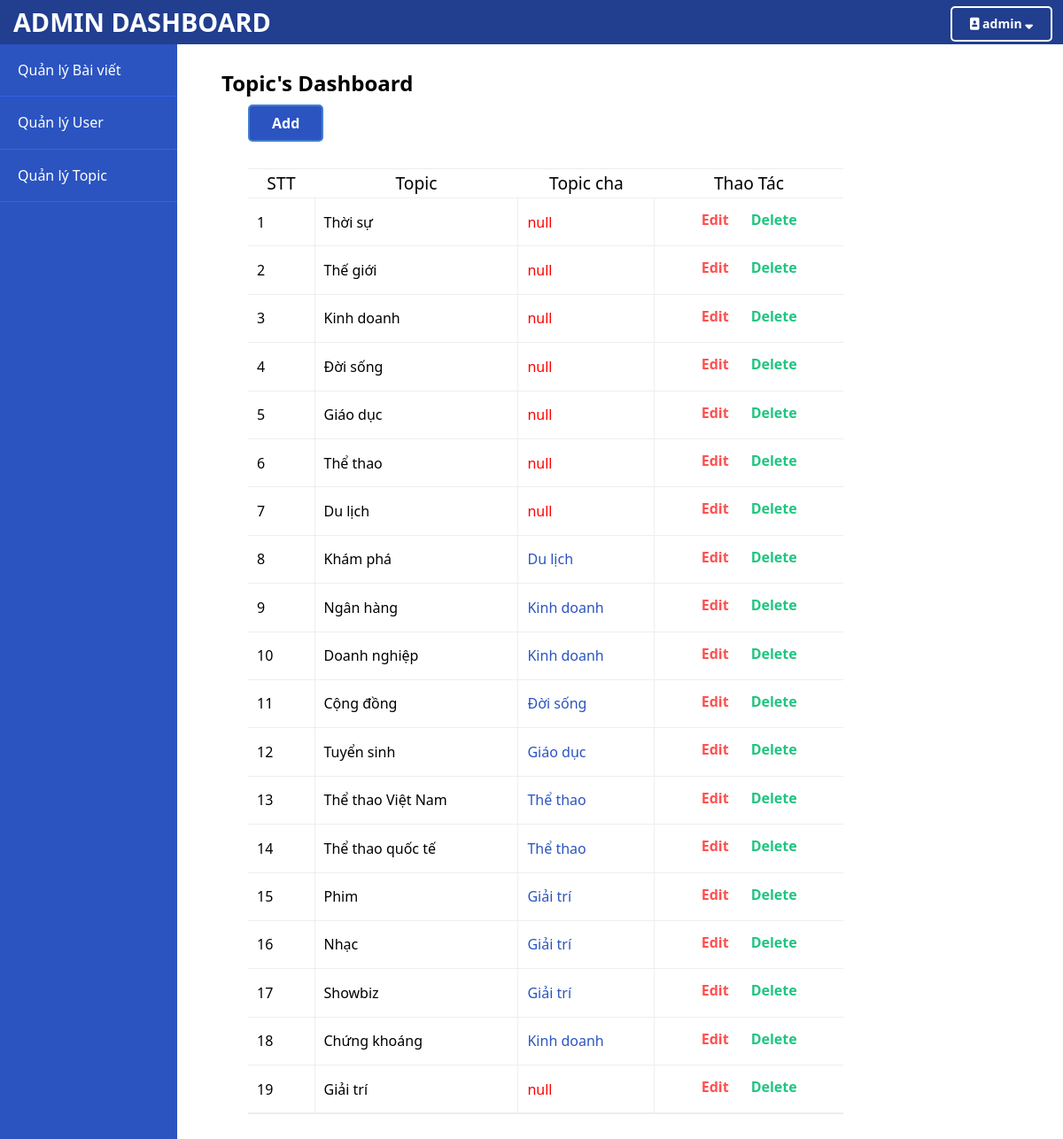
/admin/topic/index.php (signed in), run on the app's committed database.
### tables this page shows
CREATE TABLE `topics` (
  `id` int(11) NOT NULL,
  `parent_topic_id` int(11) DEFAULT NULL,
  `name` varchar(255) NOT NULL
);

### models/CategoryModel.php (called while the page is built, shortened)
<?php
require_once(ROOT_PATH . "/include/config.php");
class Category
{
    function getAllTopics()
    {
        global $conn;
        $sql = "SELECT * FROM topics";
        $result = mysqli_query($conn, $sql);
        $topics = mysqli_fetch_all($result, MYSQLI_ASSOC);
        $final = array();
        foreach ($topics as $topic) {
            array_push($final, $topic);
        }
        return $final;
    }
    public function getTopicNameByID($id)
    {
        if ($id !== null) {
            global $conn;
            $sql = "SELECT `name` FROM topics WHERE `id`=$id";
            $result = mysqli_query($conn, $sql);
            $final = mysqli_fetch_array($result);
            return $final['name'];
        }
    }
}

### admin/topic/index.php (the view, shortened to what this page needs)
<?php
require_once(ROOT_PATH . '/models/CategoryModel.php');
$topic_model = new Category();
if (isset($_SESSION['user_id']) && $_SESSION['user_role_id'] === 1) {
    ?>
<?php
include(ROOT_PATH . '/admin/include/head.php'); ?>
</head>
<body>
    <div class="admin-header">
        <div class="logo">
            <a href="<?php echo BASE_URL . "dashboard/"; ?>">ADMIN DASHBOARD</a>
        </div>
        <?php include(ROOT_PATH . '/admin/include/menu.php'); ?>
    </div>
    <div class="admin-wrap">
        <?php include(ROOT_PATH . '/admin/include/sidebar.php'); ?>
        <div class="admin-content">
            <h2 class="page-title">Topic's Dashboard</h2>
            <div class="btn"><a href="<?php echo BASE_URL . 'add-category/'?>" class="add-btn">Add</a></div>
            <div class="content">
                <div class="topic-table">
                    <table>
                        <thead>
                            <tr>
                                <th>STT</th>
                                <th>Topic</th>
                                <th>Topic cha</th>
                                <th>Thao Tác</th>
                            </tr>
                        </thead>
                        <tbody>
                            <?php
                        $topics = $topic_model->getAllTopics();
    $STT = 1;
    foreach ($topics as $topic) {?>
                            <tr>
                                <td><?php echo $STT; ?></td>
                                <td>
                                    <span style="font-weight: 500;"><?php echo $topic['name']; ?></span>
                                </td>
                                <td class="parent_topic_id">
                                    <?php echo($topic_model->getTopicNameByID($topic['parent_topic_id']) === null ? '<span style="color: red;">null</span>' : '<span style="color: #2B54C1;">'. $topic_model->getTopicNameByID($topic['parent_topic_id']).'</span>'); ?>
                                </td>
                                <td class="thaotac">
                                    <div class="btn-group">
                                        <a href="<?php echo BASE_URL . 'edit-category/' . $topic['id']; ?>" class="edit-btn">Edit</a>
                                        <a href="<?php echo BASE_URL . 'delete-category/'. $topic['id']; ?>"
                                            class="delete-btn" onclick="return confirm('Bạn có chắc chắn muốn xóa danh mục này này?')">Delete</a>
                                    </div>
                                </td>
                            </tr>
                            <?php
                        $STT++;
                        }; ?>
                        </tbody>
                    </table>
                </div>
            </div>
        </div>
    </div>
</body>
</html>
<?php
} else {
    header('location: ' . BASE_URL);
}?>

### assets/css/admin-style.css (style rules this page uses)
* { box-sizing: border-box; padding: 0px; margin: 0px; font-family: 'Segoe UI', Tahoma, Geneva, Verdana, sans-serif; }
.admin-header { height: var(--admin-header-height); width: 100%; background-color: #213e8f; color: white; position: fixed; top: 0; left: 0; display: flex; justify-content: space-between; }
.admin-header .logo { margin-top: 8px; }
.admin-header .logo a { text-decoration: none; color: white; padding: 5px 15px; font-size: 1.8rem; font-weight: 600; }
.admin-content { padding: 30px 50px; margin-left: var(--admin-sidebar-width); margin-top: var(--admin-header-height); overflow-y: auto; }
div.topic-table, div.post-table, div.user-table { padding: 30px; overflow: auto; margin: 0 auto; }
table { width: 80%; }
table::after { content: ""; display: block; clear: both; }
table, th, td { border-bottom: 1px solid #eeeeee; border-collapse: collapse; }
th, td { padding: 5px 10px; }
td { border-right: 1px solid #eeeeee; }
td:last-child { border-right: none; }
th { border-top: 1px solid #eeeeee; font-size: 1.2rem; font-weight: 500; }
.btn-group { display: flex; justify-content: center; }
.btn-group a { padding: 10px; margin: 0 5px 5px 0; border-radius: 5px; font-weight: 600; display: inline-block; text-decoration: none; }
.btn-group a:last-child { margin-right: 0; }
div.btn { display: block; }
.add-btn { border: 2px solid #4380cf; background-color: #2B54C1; color: white; margin: 10px 0 0 30px; padding: 10px 25px; border-radius: 5px; display: inline-block; font-weight: bold; text-decoration: none; }
.edit-btn { color: #ff5050; }
.delete-btn { color: #20c580; }

### data on the page
topics: name "Thời sự", shows "null"
topics: name "Thế giới", shows "null"
topics: name "Kinh doanh", shows "null"
topics: name "Đời sống", shows "null"
topics: name "Giáo dục", shows "null"
topics: name "Thể thao", shows "null"
topics: name "Du lịch", shows "null"
topics: name "Khám phá", TopicNameByID "Du lịch"
topics: name "Ngân hàng", TopicNameByID "Kinh doanh"
topics: name "Doanh nghiệp", TopicNameByID "Kinh doanh"
topics: name "Cộng đồng", TopicNameByID "Đời sống"
topics: name "Tuyển sinh", TopicNameByID "Giáo dục"
topics: name "Thể thao Việt Nam", TopicNameByID "Thể thao"
topics: name "Thể thao quốc tế", TopicNameByID "Thể thao"
topics: name "Phim", TopicNameByID "Giải trí"
topics: name "Nhạc", TopicNameByID "Giải trí"
topics: name "Showbiz", TopicNameByID "Giải trí"
topics: name "Chứng khoáng", TopicNameByID "Kinh doanh"
topics: name "Giải trí", shows "null"

### other printed values
$_SESSION['user_username'] "admin"
